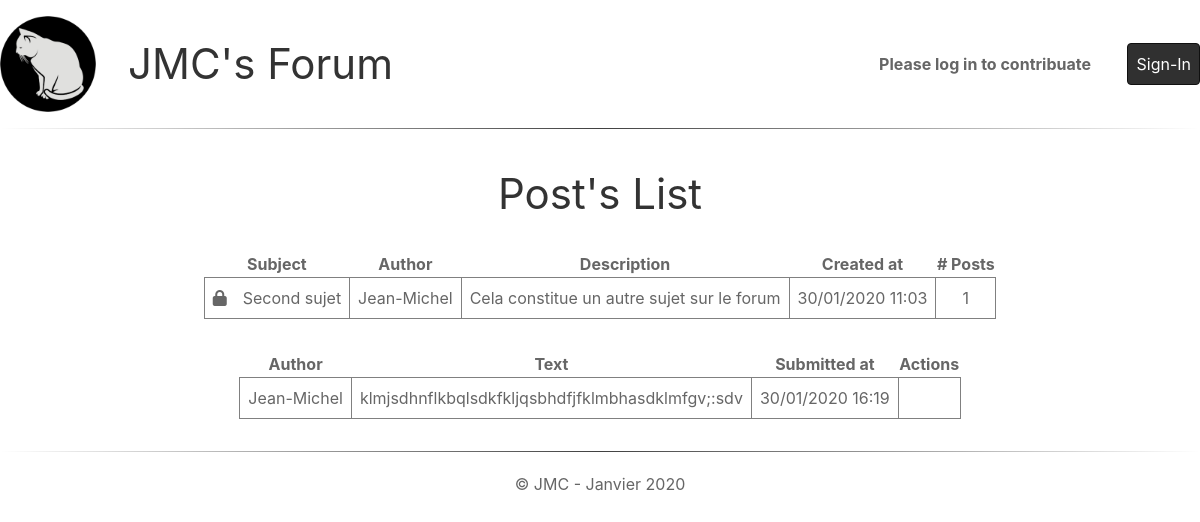
The page /index.php?ctrl=Post&action=list&id=2 on the database its author committed.
### tables this page shows
CREATE TABLE IF NOT EXISTS `topic` (
  `id_topic` int(11) NOT NULL AUTO_INCREMENT,
  `title` varchar(255) NOT NULL,
  `description` text NOT NULL,
  `created_at` datetime NOT NULL DEFAULT CURRENT_TIMESTAMP,
  `id_user` int(11) NOT NULL,
  `is_closed` int(1) NOT NULL DEFAULT '0',
  PRIMARY KEY (`id_topic`),
  KEY `topic_user_FK` (`id_user`),
  CONSTRAINT `topic_user_FK` FOREIGN KEY (`id_user`) REFERENCES `user` (`id_user`)
);

CREATE TABLE IF NOT EXISTS `user` (
  `id_user` int(11) NOT NULL AUTO_INCREMENT,
  `passwd` varchar(255) NOT NULL DEFAULT '0',
  `registered_at` datetime NOT NULL DEFAULT CURRENT_TIMESTAMP,
  `last_visit` datetime NOT NULL DEFAULT CURRENT_TIMESTAMP,
  `firstname` varchar(32) DEFAULT NULL,
  `lastname` varchar(32) DEFAULT NULL,
  `mail` varchar(255) NOT NULL,
  `pseudo` varchar(32) NOT NULL,
  PRIMARY KEY (`id_user`),
  UNIQUE KEY `user_AK` (`pseudo`)
);

CREATE TABLE IF NOT EXISTS `post` (
  `id_post` int(11) NOT NULL AUTO_INCREMENT,
  `text` text NOT NULL,
  `submitted_at` datetime NOT NULL DEFAULT CURRENT_TIMESTAMP,
  `id_topic` int(11) NOT NULL,
  `id_user` int(11) NOT NULL,
  PRIMARY KEY (`id_post`),
  KEY `post_topic_FK` (`id_topic`),
  KEY `post_user_FK` (`id_user`),
  CONSTRAINT `post_topic_FK` FOREIGN KEY (`id_topic`) REFERENCES `topic` (`id_topic`),
  CONSTRAINT `post_user_FK` FOREIGN KEY (`id_user`) REFERENCES `user` (`id_user`)
);

### src/models/PostModel.class.php (called while the page is built, shortened)
<?php
    final class PostModel extends DBC {
        public function getTopic($tid) {
            $sql = "SELECT t.id_topic, t.title, t.description, t.created_at, t.is_closed, u.pseudo, COUNT(p.id_post) AS nb_posts FROM topic t
                    JOIN user u
                    ON t.id_user = u.id_user
                    AND t.id_topic = :tid
                    LEFT JOIN post p
                    ON t.id_topic = p.id_topic" ;
            $stmt = self::$_connexion->prepare($sql) ;
            $args = array("tid" => $tid);
            $stmt->execute($args) ;
            return ($stmt->fetch()) ;
        }
        public function getPostsList($tid) {
            $sql = "SELECT p.id_post, u.pseudo, p.text, p.submitted_at FROM post p, user u
                    WHERE p.id_user = u.id_user
                    AND p.id_topic = :tid
                    ORDER BY p.submitted_at ASC" ;
            $stmt = self::$_connexion->prepare($sql) ;
            $args = array("tid" => $tid);
            $stmt->execute($args) ;
            return ($stmt->fetchAll()) ;
        }
   }
?>

### src/controllers/PostController.class.php (called while the page is built, shortened)
<?php
    require_once MODEL_PATH."PostModel.class.php";
    final class PostController implements ControllerInterface {
        private $_post ;
        public function __construct(){
            $this->_post = new PostModel();
        }
        public function listAction($tid) {
            $_SESSION['topic'] = $this->_post->getTopic($tid) ;
            return array(
                "view" => 'viewPosts.php',
                "data" => $this->_post->getPostsList($tid)
            );
        }
    }
?>

### views/viewPosts.php (the view, shortened to what this page needs)
<?php
    if (isset($_SESSION['user']))
        $pseudo = $_SESSION['user']['pseudo'] ;
    else
        $pseudo = null ;
    if (isset($_SESSION['topic']))
        $topic = $_SESSION['topic'] ;
    else
        $topic = null ;
?>
<h1>Post's List</h1>
<div>
    <table>
        <thead>
            <tr>
                <th class="center" colspan="2">Subject</th>
                <th class="center">Author</th>
                <th class="center">Description</th>
                <th class="center">Created at</th>
                <th class="center"># Posts</th>
            </tr>
        </thead>
        <tbody>
            <tr>
                <td class="center nb-right"><i class="fas fa-<?=($topic['is_closed'] != '0') ? 'lock' : 'lock-open'?>"></i></td>
                <td class="center nb-left"><?=$topic['title']?></td>
                <td class="center"><?=ucwords($topic['pseudo'], "-_\t\r\n\f\v")?></td>
                <td class="left"><?=$topic['description']?></td>
                <td class="center"><?=date_format(new DateTime($topic['created_at']), "d/m/Y H:i")?></td>
                <td class="center"><?=$topic['nb_posts']?></td>
            </tr>
        </tbody>
    </table>
</div>
<?php
    $posts=$result['data'] ;
    if (is_array($posts) && (count($posts) > 0)) {
?>
    <div>
        <table>
            <thead>
                <tr>
                    <th class="center">Author</th>
                    <th class="center">Text</th>
                    <th class="center">Submitted at</th>
                    <th class="center">Actions</th>
                </tr>
            </thead>
            <tbody>
<?php
            foreach($posts as $post) {
?>
                <tr>
                    <td class="center"><?=ucwords($post['pseudo'], "-_\t\r\n\f\v")?></td>
                    <td class="left"><?=$post['text']?></td>
                    <td class="left"><?=date_format(new DateTime($post['submitted_at']), "d/m/Y H:i")?></td>
<?php
                if (($topic['is_closed'] == '0') && ($post['pseudo'] == $pseudo)) {
?>
                    <td class="center">
                        <a href="index.php?ctrl=Post&action=update&id=<?=$post['id_post']?>"><i class="fas fa-pen-square"></i></a>
                        &nbsp;
                        <a href="index.php?ctrl=Post&action=delete&id=<?=$post['id_post']?>" class="del-post"><i class="fas fa-trash-alt"></i></a>
                    </td>
<?php
                } else {
?>
                    <td class="center">&nbsp;</td>
<?php
                }
?>
                </tr>
<?php
            }
?>
            </tbody>
        </table>
    </div>
<?php
    } else {
?>
        <p><strong>No posts yet !</strong></p>
<?php
    }
?>

### public/css/style.css (style rules this page uses)
* { box-sizing: border-box; }
.left { text-align: left; }
.center { text-align: center; }
body { max-width: 1200px; margin: auto; }
table { margin: 2em auto; border-collapse: collapse; }
table tr td { border: 1px solid #808080; padding: .5em; }
table td.nb-left { border-left: 0; }
table td.nb-right { border-right: 0; }

### rows shown on the page
topic: title "Second sujet", id_user.pseudo "Jean-Michel", description "Cela constitue un autre sujet sur le forum", created_at "30/01/2020 11:03"
post: id_user.pseudo "Jean-Michel", text "klmjsdhnflkbqlsdkfkljqsbhdfjfklmbhasdklmfgv;:sdv", submitted_at "30/01/2020 16:19"

### other values the page prints
$topic['nb_posts'] "1"
